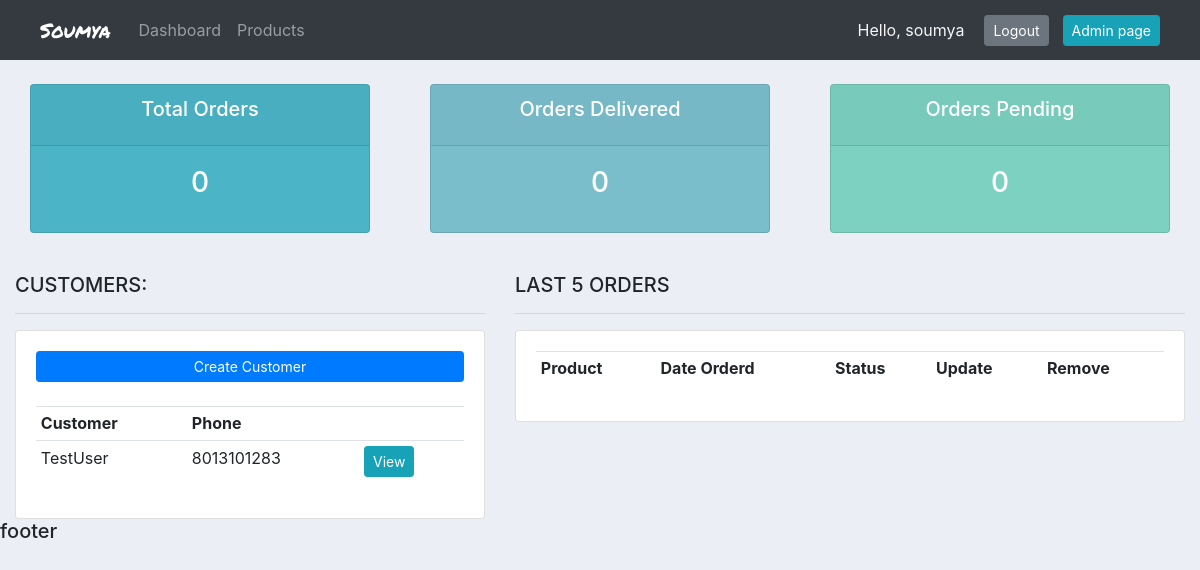
The app's page / (signed in), older data.
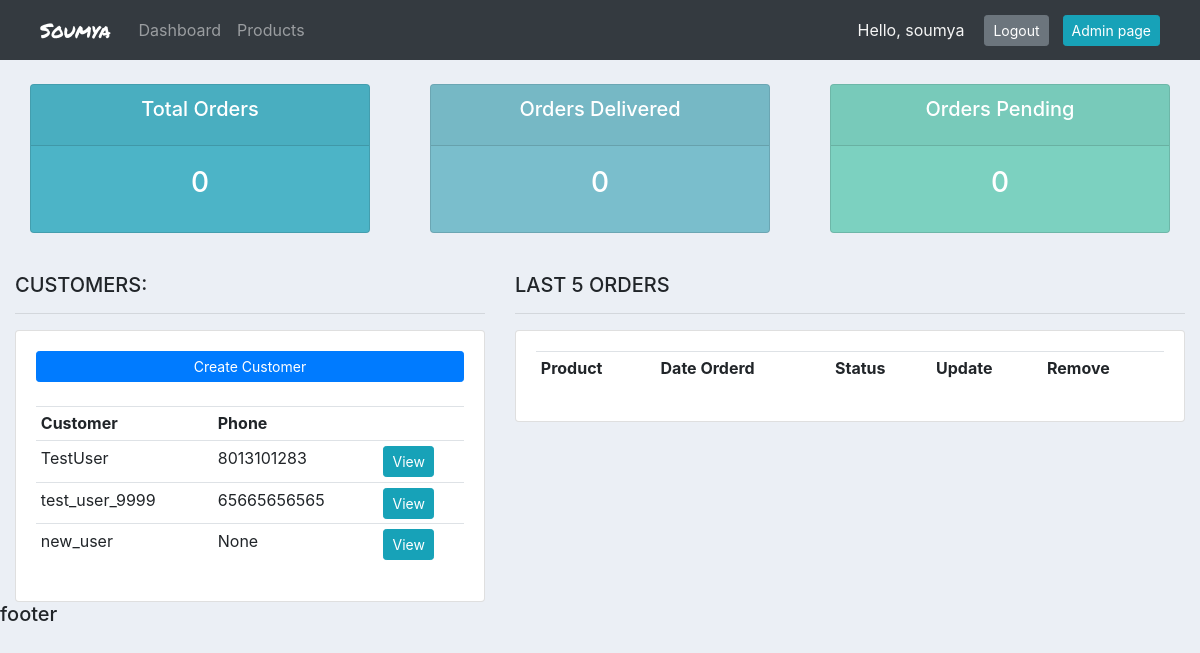
The same page, newer data.
### accounts/models.py (models this page shows, shortened)
class Customer(models.Model):
    user = models.OneToOneField(User, null = True, blank = True, on_delete=models.CASCADE)
    name = models.CharField(max_length = 200, null = True)
    phone = models.CharField(max_length = 200, null = True)
    email = models.CharField(max_length = 200, null = True)
    profile_pic = models.ImageField(default = 'default_profile.png', null = True, blank = True)
    date_created = models.DateTimeField(auto_now_add = True, null = True)

### accounts/decorators.py (the view)
    def wrapper_func(request, *args, **kwargs):
        group = None
        if request.user.groups.exists():
            group = request.user.groups.all()[0].name
        if group == 'Customer':
            return redirect('user_page')
        if group == 'Admin':
            return view_func(request, *args, **kwargs)

### accounts/views.py (called while the page is built)
@login_required(login_url='login')
@admin_only
def home(request):
    customers = Customer.objects.all()
    orders = Order.objects.all()
    order_delivered = orders.filter(status='Delivered')
    order_pending = orders.filter(status='Pending')
    context = {
        'customers': customers,
        'orders': orders,
        'totalOrders': orders.count(),
        'totalCustomers': customers.count(),
        'deliveredCount': order_delivered.count(),
        'pendingCount': order_pending.count()
    }
    return render(request, 'accounts/dashboard.html', context)

### accounts/templates/accounts/dashboard.html (shortened to what this page needs)
{% extends 'accounts/main.html' %}
{% block content %}
{%  include 'accounts/status.html' %}
<br>
<div class="row">
    <div class="col-md-5">
        <h5>CUSTOMERS:</h5>
        <hr>
        <div class="card card-body">
            <a class="btn btn-primary  btn-sm btn-block" href="">Create Customer</a>
            <br>
            <table class="table table-sm">
                <tr>
                    <th>Customer</th>
                    <th>Phone</th>
                    <th></th>
                </tr>
                {% for c in customers %}
                <tr>
                    <td>{{c.name}}</td>
                    <td>{{c.phone}}</td>
                    <td><a class="btn btn-sm btn-info" href="{% url 'customer' c.id %}">View</a></td>
                </tr>
                {% endfor %}
            </table>
        </div>
    </div>
    <div class="col-md-7">
        <h5>LAST 5 ORDERS</h5>
        <hr>
        <div class="card card-body">
            <table class="table table-sm">
                <tr>
                    <th>Product</th>
                    <th>Date Orderd</th>
                    <th>Status</th>
                    <th>Update</th>
                    <th>Remove</th>
                </tr>
            </table>
        </div>
    </div>
</div>
{% endblock %}

Row changes from the older to the newer data that the page shows:
added Customer: name "test_user_9999", phone "65665656565"
added Customer: name "new_user", phone "None"
